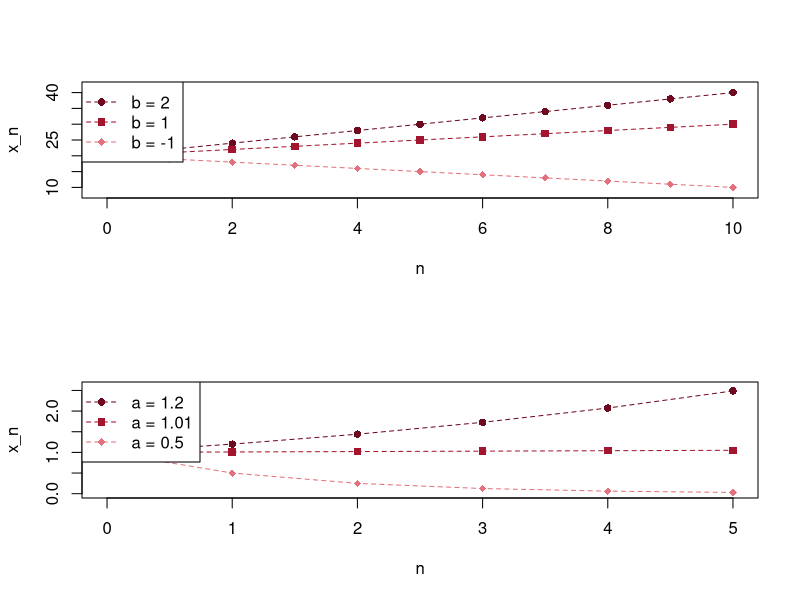

Source code (R):
# Fig. 1.11: Arithmetic and geometric sequences (book, Section 1.2, Eq. 1.11 and 1.13)
# top: x_{n+1} = x_n + b with x_0 = 20;  bottom: x_{n+1} = a x_n with x_0 = 1
# (c) 2026 Philipp Kügler · Program for the book "Dynamical Systems in the Life Sciences" · MIT License (see LICENSE)
rot <- c(rgb(0.43, 0.04, 0.12), rgb(0.64, 0.08, 0.18), rgb(0.89, 0.44, 0.49))   # shades of red for several sequences
zeichen <- c(16, 15, 18)
par(mfrow = c(2, 1))

n <- 0:10; bs <- c(2, 1, -1)
plot(NULL, xlim = c(0, 10), ylim = c(8, 42), xlab = "n", ylab = "x_n")
for (i in 1:3) {
  x <- 20 + bs[i] * n                    # solution formula (1.12)
  lines(n, x, type = "o", lty = 2, pch = zeichen[i], col = rot[i])
  cat(sprintf("b = %g:  x_10 = %g\n", bs[i], x[length(x)]))
}
legend("topleft", legend = sprintf("b = %g", bs), col = rot, pch = zeichen, lty = 2)

n <- 0:5; as <- c(1.2, 1.01, 0.5)
plot(NULL, xlim = c(0, 5), ylim = c(0, 2.6), xlab = "n", ylab = "x_n")
for (i in 1:3) {
  x <- as[i]^n                           # solution formula (1.14) with x_0 = 1
  lines(n, x, type = "o", lty = 2, pch = zeichen[i], col = rot[i])
  cat(sprintf("a = %g:  x_5 = %.4f\n", as[i], x[length(x)]))
}
legend("topleft", legend = sprintf("a = %g", as), col = rot, pch = zeichen, lty = 2)
